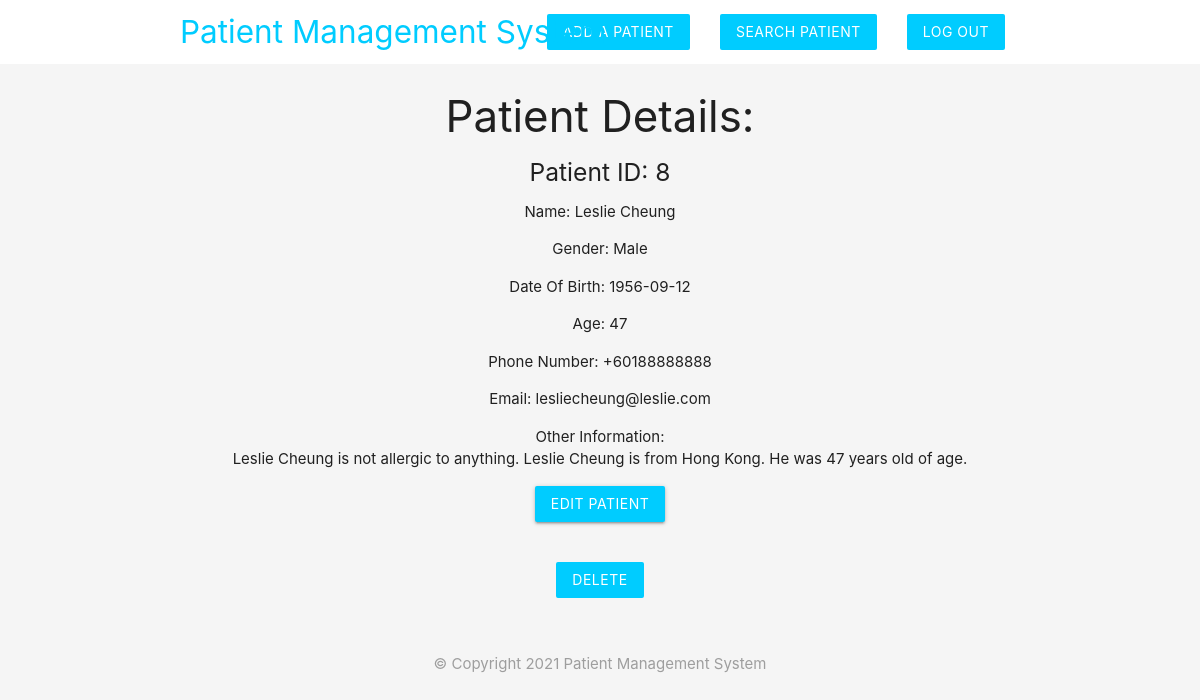
Screenshot of /details.php?id=8 (signed in) with the database file from the repository.
### tables this page shows
CREATE TABLE `patients` (
  `id` int(11) NOT NULL,
  `name` varchar(255) NOT NULL,
  `gender` varchar(255) NOT NULL,
  `dob` date NOT NULL,
  `age` int(255) NOT NULL,
  `phone` varchar(255) NOT NULL,
  `email` varchar(255) NOT NULL,
  `others` varchar(2000) NOT NULL,
  `created_at` timestamp NOT NULL DEFAULT CURRENT_TIMESTAMP
);

### details.php (the view, shortened to what this page needs)
<?php
include('config/db_connect.php');
if (isset($_GET['id'])) {
  $id = mysqli_real_escape_string($conn, $_GET['id']);
  $sql = "SELECT * FROM patients WHERE id = $id";
  $result = mysqli_query($conn, $sql);
  $patient = mysqli_fetch_assoc($result);
}
?>
<!DOCTYPE html>
<body>
  <?php include('templates/header.php'); ?>
  <?php if ($_SESSION['username'] == 'admin' && $_SESSION['loggedIn'] == true) { ?>
    <div class="container center">
      <?php if ($patient) : ?>
        <h3>Patient Details:</h4>
          <h5>Patient ID: <?php echo htmlspecialchars($patient['id']); ?></h5>
          <p>Name: <?php echo htmlspecialchars($patient['name']); ?></p>
          <p>Gender: <?php echo htmlspecialchars($patient['gender']); ?></p>
          <p>Date Of Birth: <?php echo htmlspecialchars($patient['dob']); ?></p>
          <p>Age: <?php echo htmlspecialchars($patient['age']); ?></p>
          <p>Phone Number: <?php echo htmlspecialchars($patient['phone']); ?></p>
          <p>Email: <?php echo htmlspecialchars($patient['email']); ?></p>
          <p>Other Information: <br><?php echo htmlspecialchars($patient['others']); ?></p>
          <ul id="nav-mobile" class="hide-on-small-and-down">
            <a href="edit.php?id=<?php echo $patient['id'] ?>" class="btn brand">Edit Patient</a>
          </ul>
          <form action="details.php" method="POST">
            <input type="submit" name="delete" value="Delete" class="btn brand z-depth-0">
          </form>
        <?php else : ?>
          <h5>No such patient exsists !</h5>
        <?php endif; ?>
    </div>
  <?php } else { ?>
    <h4 class="center grey-text">Please Log In to view Patient details</h4>
  <?php } ?>
  <?php include('templates/footer.php'); ?>
</body>
</html>

### templates/header.php (style rules this page uses)
.brand { background: #00ccff !important; }
form { max-width: 460px; margin: 20px auto; padding: 20px; }

### rows the page displays
patients: id "8", name "Leslie Cheung", gender "Male", dob "1956-09-12", age "47", phone "+60188888888", email "lesliecheung@leslie.com", others "Leslie Cheung is not allergic to anything. Leslie Cheung is from Hong Kong. He was 47 years old of age."
